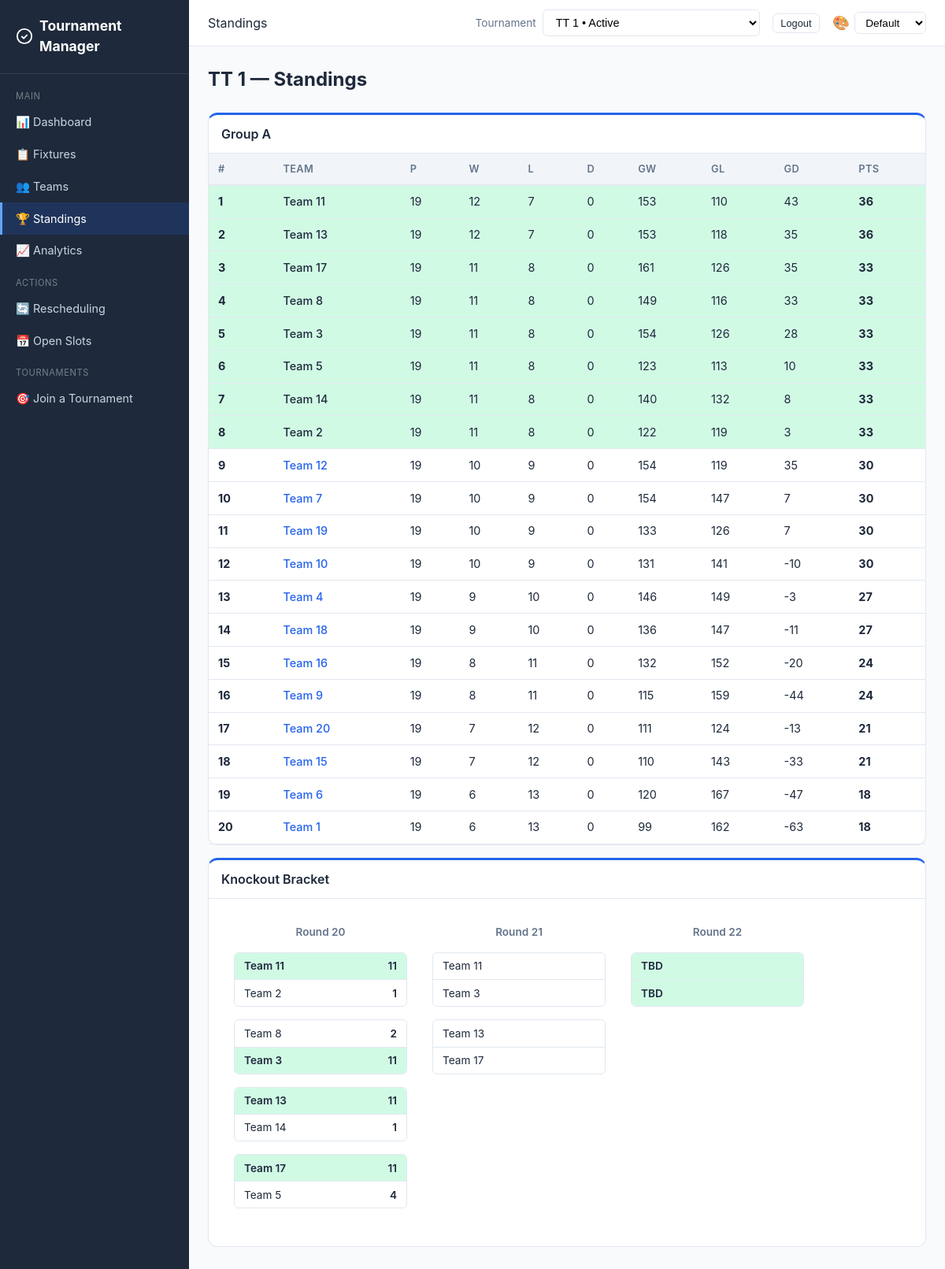
Page /standings/ (signed in) on the committed database.
### core/models.py (models this page shows, shortened)
class Tournament(models.Model):
    FORMAT_CHOICES = [
        ("round_robin", "Round Robin"),
        ("double_round_robin", "Double Round Robin"),
        ("knockout", "Knockout"),
        ("double_elimination", "Double Elimination"),
        ("consolation", "Consolation"),
        ("hybrid", "Hybrid (Groups + Knockout)"),
    ]
    SPORT_CHOICES = [
        ("badminton", "Badminton"),
        ("tennis", "Tennis"),
        ("volleyball", "Volleyball"),
        ("basketball", "Basketball"),
        ("soccer", "Soccer"),
        ("cricket", "Cricket"),
        ("table_tennis", "Table Tennis"),
        ("other", "Other"),
    ]
    WITHDRAWAL_POLICY_CHOICES = [
        ("forfeit", "Forfeit remaining matches"),
        ("void", "Void remaining matches"),
    ]
    name = models.CharField(max_length=200)
    sport_type = models.CharField(
        max_length=30, choices=SPORT_CHOICES, default="other",
        help_text="Type of sport for this tournament",
    )
    format = models.CharField(max_length=30, choices=FORMAT_CHOICES)
    players_per_team = models.IntegerField(
        default=1, help_text="Number of players required per team",
    )
    status = models.CharField(
        max_length=20,
        choices=[
            ("setup", "Setup"),
            ("registration_open", "Registration Open"),
            ("ready", "Ready for Scheduling"),
            ("scheduled", "Schedule Draft Ready"),
            ("active", "Active"),
            ("completed", "Completed"),
        ],
        default="setup",
    )
    created_at = models.DateTimeField(auto_now_add=True)
    started_at = models.DateTimeField(null=True, blank=True)
    completed_at = models.DateTimeField(null=True, blank=True)
    start_date = models.DateField(
        default=timezone.localdate,
        null=True,
        blank=True,
        help_text="Date from which automatic scheduling should begin",
    )
    expected_teams_count = models.PositiveIntegerField(
        default=0,
        blank=True,
        help_text="Expected number of teams before the tournament can start",
    )
    points_per_win = models.IntegerField(default=3)
    points_per_loss = models.IntegerField(default=0)
    points_per_draw = models.IntegerField(default=1)
    tiebreaker_order = models.TextField(
        default='["game_diff", "games_won", "head_to_head"]'
    )
    num_groups = models.IntegerField(default=2, help_text="For hybrid format")
    teams_per_group_advance = models.IntegerField(
        default=2, help_text="Teams advancing from each group"
    )
    withdrawal_policy = models.CharField(
        max_length=20, choices=WITHDRAWAL_POLICY_CHOICES, default="forfeit"
    )
    default_match_duration = models.IntegerField(
        default=30, help_text="Minutes per match"
    )
    champion = models.ForeignKey(
        "Team",
        null=True,
        blank=True,
        on_delete=models.SET_NULL,
        related_name="championships",
        help_text="Team that won the tournament",
    )
    def get_tiebreaker_order(self):
        return json.loads(self.tiebreaker_order)

class Team(models.Model):
    STATUS_CHOICES = [
        ("active", "Active"),
        ("withdrawn", "Withdrawn"),
    ]
    user = models.ForeignKey(User, on_delete=models.CASCADE, related_name="captained_teams")
    tournament = models.ForeignKey(
        Tournament, on_delete=models.CASCADE, related_name="teams"
    )
    name = models.CharField(max_length=100)
    department = models.CharField(max_length=120, blank=True, default="")
    status = models.CharField(max_length=20, choices=STATUS_CHOICES, default="active")
    withdrawn_at = models.DateTimeField(null=True, blank=True)
    group = models.CharField(max_length=5, blank=True, default="")
    preferred_courts = models.ManyToManyField(Court, blank=True, related_name="preferred_by")
    availability_notes = models.TextField(blank=True, default="")
    seed = models.IntegerField(default=0)
    class Meta:
        unique_together = [["tournament", "name"], ["tournament", "user"]]

class Match(models.Model):
    STATUS_CHOICES = [
        ("upcoming", "Upcoming"),
        ("in_progress", "In Progress"),
        ("pending_confirmation", "Pending Confirmation"),
        ("confirmed", "Done"),
        ("disputed", "Disputed"),
        ("cancelled", "Cancelled"),
        ("forfeited", "Forfeited"),
        ("bye", "Bye"),
    ]
    tournament = models.ForeignKey(
        Tournament, on_delete=models.CASCADE, related_name="matches"
    )
    match_number = models.IntegerField()
    team1 = models.ForeignKey(
        Team, on_delete=models.CASCADE, related_name="home_matches", null=True, blank=True
    )
    team2 = models.ForeignKey(
        Team, on_delete=models.CASCADE, related_name="away_matches", null=True, blank=True
    )
    court = models.ForeignKey(
        Court, on_delete=models.SET_NULL, null=True, blank=True, related_name="matches"
    )
    scheduled_time = models.DateTimeField(null=True, blank=True)
    scheduled_end_time = models.DateTimeField(null=True, blank=True)
    status = models.CharField(max_length=25, choices=STATUS_CHOICES, default="upcoming")
    score_team1 = models.IntegerField(null=True, blank=True)
    score_team2 = models.IntegerField(null=True, blank=True)
    submitted_by = models.ForeignKey(
        Team, on_delete=models.SET_NULL, null=True, blank=True, related_name="submitted_scores"
    )
    confirmed_by = models.ForeignKey(
        Team, on_delete=models.SET_NULL, null=True, blank=True, related_name="confirmed_scores"
    )
    winner = models.ForeignKey(
        Team, on_delete=models.SET_NULL, null=True, blank=True, related_name="won_matches"
    )
    notes = models.TextField(blank=True, default="")
    round_number = models.IntegerField(default=1)
    bracket_position = models.IntegerField(default=0)
    bracket_type = models.CharField(max_length=20, default="winners")
    next_match = models.ForeignKey(
        "self", on_delete=models.SET_NULL, null=True, blank=True, related_name="previous_matches"
    )
    group = models.CharField(max_length=5, blank=True, default="")
    created_at = models.DateTimeField(auto_now_add=True)
    updated_at = models.DateTimeField(auto_now=True)
    class Meta:
        ordering = ["match_number"]

### core/views.py (the view)
# urls.py: path("standings/", views.standings_view, name="standings"),
@login_required
def standings_view(request):
    tournament = _get_tournament(request)
    if tournament:
        _expire_no_show_reports(tournament)
    context = {"tournament": tournament}
    if tournament:
        if tournament.format in ("round_robin", "double_round_robin", "hybrid"):
            if tournament.format == "hybrid":
                groups = sorted(set(
                    tournament.teams.exclude(group="").values_list("group", flat=True)
                ))
                group_standings = {}
                for g in groups:
                    group_standings[g] = calculate_standings(tournament, group=g)
                context["group_standings"] = group_standings
                ko_matches = tournament.matches.filter(group="", bracket_type="winners")
                if ko_matches.exists():
                    context["bracket"] = get_bracket_data(tournament)
            else:
                context["standings"] = calculate_standings(tournament)
        if tournament.format in ("knockout", "double_elimination", "consolation"):
            context["bracket"] = get_bracket_data(tournament)
    context.update(_tournament_context(request, tournament))
    return _render_refreshable_page(
        request,
        "core/standings.html",
        "core/partials/standings_content.html",
        context,
    )

### core/standings.py (called while the page is built)
def _sort_key(standing, tiebreakers):
    key = [standing["points"]]
    for tb in tiebreakers:
        if tb == "game_diff":
            key.append(standing["game_diff"])
        elif tb == "games_won":
            key.append(standing["games_won"])
        elif tb == "head_to_head":
            key.append(0)  # Simplified; would need pairwise comparison
    return tuple(key)

def get_bracket_data(tournament):
    matches = tournament.matches.filter(bracket_type="winners", group="").order_by("round_number", "bracket_position")
    rounds = defaultdict(list)
    for m in matches:
        rounds[m.round_number].append(m)
    return dict(sorted(rounds.items()))

### core/views.py (called while the page is built, shortened)
def _is_organizer(user):
    return user.is_staff or user.is_superuser

def _is_partial_refresh(request):
    return (
        request.GET.get("partial") == "1"
        and request.headers.get("x-requested-with", "").lower() == "xmlhttprequest"
    )

def _render_refreshable_page(request, full_template, partial_template, context):
    template_name = partial_template if _is_partial_refresh(request) else full_template
    return render(request, template_name, context)

def _expire_no_show_reports(tournament=None):
    pending_reports = NoShowReport.objects.filter(status="pending").select_related(
        "match", "absent_team", "present_team"
    )
    if tournament is not None:
        pending_reports = pending_reports.filter(match__tournament=tournament)
    now = timezone.now()

### templates/core/standings.html (shortened to what this page needs)
{% extends "core/base.html" %}
{% block page_header %}Standings{% endblock %}
{% block content %}
<h1 class="page-title">{% if tournament %}{{ tournament.name }} — {% endif %}Standings</h1>
<div id="standings-live-region" data-auto-refresh="true" data-refresh-interval="15000">
    {% include "core/partials/standings_content.html" %}
</div>
{% endblock %}

### templates/core/partials/standings_content.html (shortened to what this page needs)
{% if group_standings %}
{% for group_name, st in group_standings.items %}
<div class="card">
    <div class="card-header">Group {{ group_name }}</div>
    <div class="table-container">
    <table>
        <thead>
            <tr><th>#</th><th>Team</th><th>P</th><th>W</th><th>L</th><th>D</th><th>GW</th><th>GL</th><th>GD</th><th>Pts</th></tr>
        </thead>
        <tbody>
            {% for s in st %}
            <tr{% if s.rank <= tournament.teams_per_group_advance %} class="row-advance"{% endif %}>
                <td><strong>{{ s.rank }}</strong></td>
                <td><a href="{% url 'team_detail' pk=s.team.pk %}">{{ s.team.name }}</a></td>
                <td>{{ s.played }}</td>
                <td>{{ s.wins }}</td>
                <td>{{ s.losses }}</td>
                <td>{{ s.draws }}</td>
                <td>{{ s.games_won }}</td>
                <td>{{ s.games_lost }}</td>
                <td>{{ s.game_diff }}</td>
                <td><strong>{{ s.points }}</strong></td>
            </tr>
            {% endfor %}
        </tbody>
    </table>
    </div>
</div>
{% endfor %}
{% endif %}
{% if bracket %}
<div class="card mt-2">
    <div class="card-header">Knockout Bracket</div>
    <div class="card-body">
        <div class="bracket-container" style="display:flex; align-items:flex-start;">
            {% for round_num, round_matches in bracket.items %}
            <div class="bracket-round">
                <div class="bracket-round-title">Round {{ round_num }}</div>
                {% for m in round_matches %}
                <div class="bracket-match">
                    <div class="bracket-team {% if m.winner == m.team1 %}winner{% endif %}">
                        <span>{{ m.team1.name|default:"TBD" }}</span>
                        <span class="bracket-score">{{ m.score_team1|default:"" }}</span>
                    </div>
                    <div class="bracket-team {% if m.winner == m.team2 %}winner{% endif %}">
                        <span>{{ m.team2.name|default:"TBD" }}</span>
                        <span class="bracket-score">{{ m.score_team2|default:"" }}</span>
                    </div>
                </div>
                {% endfor %}
            </div>
            {% endfor %}
        </div>
    </div>
</div>
{% endif %}

### static/css/style.css (style rules this page uses)
:root { --primary: #2563eb; --primary-dark: #1d4ed8; --success: #16a34a; --warning: #d97706; --danger: #dc2626; --info: #0891b2; --bg: #f8fafc; --bg-card: #ffffff; --text: #1e293b; --text-muted: #64748b; --border: #e2e8f0; --sidebar-bg: #1e293b; --sidebar-text: #cbd5e1; --sidebar-active: #2563eb; }
.row-advance { background: #d1fae5; }
.row-advance a { color: inherit; }
* { box-sizing: border-box; margin: 0; padding: 0; }
body { font-family: -apple-system, BlinkMacSystemFont, 'Segoe UI', Roboto, sans-serif; background: var(--bg); color: var(--text); line-height: 1.5; }
.page-title { font-size: 1.5rem; font-weight: 700; margin-bottom: 1.5rem; }
.card { background: var(--bg-card); border: 1px solid var(--border); border-top: 3px solid var(--primary); border-radius: 12px; margin-bottom: 1rem; }
.card-header { padding: 0.75rem 1rem; border-bottom: 1px solid var(--border); font-weight: 600; display: flex; justify-content: space-between; align-items: center; }
.card-body { padding: 1rem; }
.table-container { overflow-x: auto; }
table { width: 100%; border-collapse: collapse; font-size: 0.9rem; }
th { background: #f1f5f9; padding: 0.6rem 0.75rem; text-align: left; font-weight: 600; font-size: 0.8rem; text-transform: uppercase; letter-spacing: 0.03em; color: var(--text-muted); border-bottom: 2px solid var(--border); white-space: nowrap; }
td { padding: 0.6rem 0.75rem; border-bottom: 1px solid var(--border); vertical-align: middle; }
table a { color: var(--primary); text-decoration: none; font-weight: 500; }
.bracket-container { overflow-x: auto; padding: 1rem; }
.bracket-round { display: inline-flex; flex-direction: column; justify-content: space-around; min-width: 220px; margin-right: 2rem; }
.bracket-round-title { font-weight: 600; text-align: center; margin-bottom: 1rem; font-size: 0.85rem; color: var(--text-muted); }
.bracket-match { background: var(--bg-card); border: 1px solid var(--border); border-radius: 6px; margin-bottom: 1rem; overflow: hidden; }
.bracket-team { display: flex; justify-content: space-between; padding: 0.4rem 0.75rem; font-size: 0.85rem; }
.bracket-team + .bracket-team { border-top: 1px solid var(--border); }
.bracket-team.winner { background: #d1fae5; font-weight: 600; }
.bracket-score { font-weight: 600; }
.mt-2 { margin-top: 1rem; }

### rows in the picture
Tournament: name "TT 1"
Team: rank "1", team.name "Team 11", played "19", wins "12", losses "7", draws "0", games_won "153", games_lost "110", game_diff "43", points "36"
Team: rank "2", team.name "Team 13", played "19", wins "12", losses "7", draws "0", games_won "153", games_lost "118", game_diff "35", points "36"
Team: rank "3", team.name "Team 17", played "19", wins "11", losses "8", draws "0", games_won "161", games_lost "126", game_diff "35", points "33"
Team: rank "4", team.name "Team 8", played "19", wins "11", losses "8", draws "0", games_won "149", games_lost "116", game_diff "33", points "33"
Team: rank "5", team.name "Team 3", played "19", wins "11", losses "8", draws "0", games_won "154", games_lost "126", game_diff "28", points "33"
Team: rank "6", team.name "Team 5", played "19", wins "11", losses "8", draws "0", games_won "123", games_lost "113", game_diff "10", points "33"
Team: rank "7", team.name "Team 14", played "19", wins "11", losses "8", draws "0", games_won "140", games_lost "132", game_diff "8", points "33"
Team: rank "8", team.name "Team 2", played "19", wins "11", losses "8", draws "0", games_won "122", games_lost "119", game_diff "3", points "33"
Team: rank "9", team.name "Team 12", played "19", wins "10", losses "9", draws "0", games_won "154", games_lost "119", game_diff "35", points "30"
Team: rank "10", team.name "Team 7", played "19", wins "10", losses "9", draws "0", games_won "154", games_lost "147", game_diff "7", points "30"
Team: rank "11", team.name "Team 19", played "19", wins "10", losses "9", draws "0", games_won "133", games_lost "126", game_diff "7", points "30"
Team: rank "12", team.name "Team 10", played "19", wins "10", losses "9", draws "0", games_won "131", games_lost "141", game_diff "-10", points "30"
Team: rank "13", team.name "Team 4", played "19", wins "9", losses "10", draws "0", games_won "146", games_lost "149", game_diff "-3", points "27"
Team: rank "14", team.name "Team 18", played "19", wins "9", losses "10", draws "0", games_won "136", games_lost "147", game_diff "-11", points "27"
Team: rank "15", team.name "Team 16", played "19", wins "8", losses "11", draws "0", games_won "132", games_lost "152", game_diff "-20", points "24"
Team: rank "16", team.name "Team 9", played "19", wins "8", losses "11", draws "0", games_won "115", games_lost "159", game_diff "-44", points "24"
Team: rank "17", team.name "Team 20", played "19", wins "7", losses "12", draws "0", games_won "111", games_lost "124", game_diff "-13", points "21"
Team: rank "18", team.name "Team 15", played "19", wins "7", losses "12", draws "0", games_won "110", games_lost "143", game_diff "-33", points "21"
Team: rank "19", team.name "Team 6", played "19", wins "6", losses "13", draws "0", games_won "120", games_lost "167", game_diff "-47", points "18"
Team: rank "20", team.name "Team 1", played "19", wins "6", losses "13", draws "0", games_won "99", games_lost "162", game_diff "-63", points "18"
Match: round_number "20", team1.name "Team 11", score_team1 "11", team2.name "Team 2", score_team2 "1"
Match: team1.name "Team 8", score_team1 "2", team2.name "Team 3", score_team2 "11"
Match: team1.name "Team 13", score_team1 "11", team2.name "Team 14", score_team2 "1"
Match: team1.name "Team 17", score_team1 "11", team2.name "Team 5", score_team2 "4"
Match: round_number "21", team1.name "Team 11", team2.name "Team 3"
Match: team1.name "Team 13", team2.name "Team 17"
Match: round_number "22", team1.name "TBD", team2.name "TBD"

### other values in the picture
{{ group_name }} "A"
form field tournament_id "TT 1 • Active"
